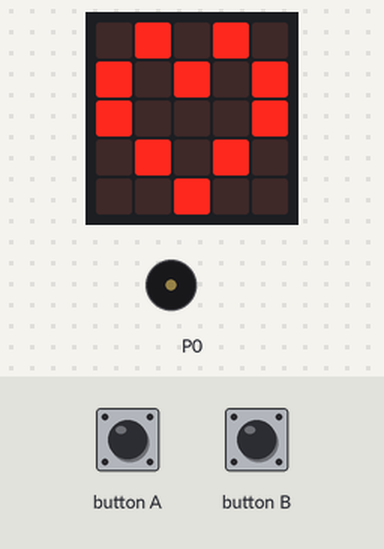
A program run on a simulated BBC micro:bit (MakeCode). On the bench: the board's 5×5 LED display, buzzer (waves = sounding). Inputs (shaded band) come from the test bench.

Above: at 3.2 s.
3.3 s: button A pressed for 0.15 s
At 3.8 s:
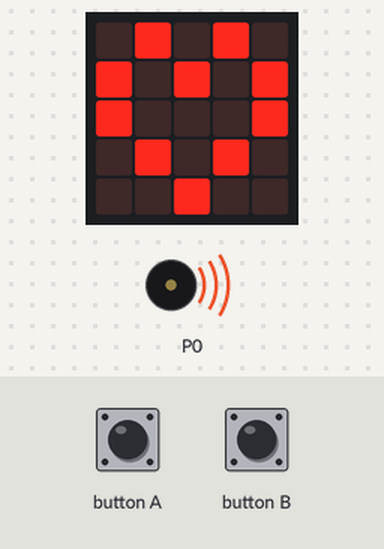
Timing chart, 0 to 9.0 s (numbered marks = the images above; inputs shaded):
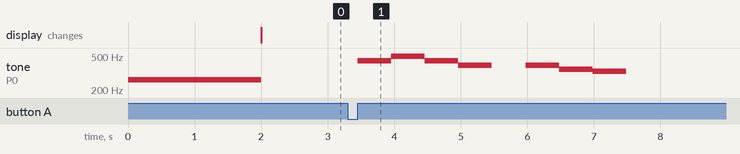

The program:

main.ts
```typescript
input.onButtonPressed(Button.A, function () {
    music.playMelody("A B A G - G F E ", 120)
})
input.onButtonPressed(Button.B, function () {
    music.playMelody("C C C D E - D - ", 120)
    music.playMelody("C E D D C - - - ", 120)
})
music.playTone(262, music.beat(BeatFraction.Breve))
basic.forever(function () {
    basic.showLeds(`
        . # . # .
        # . # . #
        # . . . #
        . # . # .
        . . # . .
        `)
})
```

test.ts
```typescript
// les tests vont ici ; cela ne sera pas compilé si ce paquet est utilisé en tant qu'extension.
```

Measured:
- after the input at 3.3 s, tone on P0: plays 440 Hz for 0.51 s, 494 Hz for 0.51 s, 440 Hz for 0.51 s, 392 Hz for 0.50 s, 392 Hz for 0.51 s, 349 Hz for 0.51 s … (7 notes in this stretch), starting after 0.15 s
